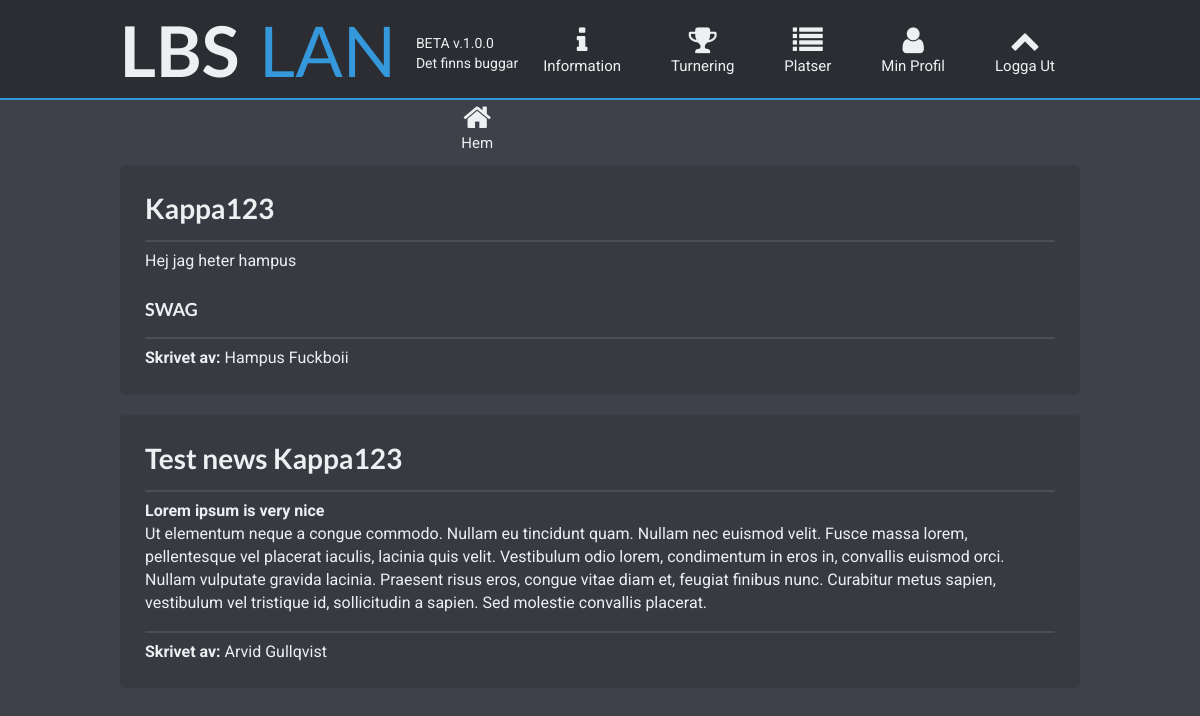
Page /home-loggedin (signed in) on the committed database.
### tables this page shows
CREATE TABLE IF NOT EXISTS `news` (
  `NewsID` int(11) NOT NULL,
  `Title` text NOT NULL,
  `Text` text NOT NULL,
  `Name` text NOT NULL
);

### php/classes.php (the view, shortened to what this page needs)
<?php
  class News
  {
    public function show_news() {
      include "mysql.php";
      $sql = "SELECT Title, Text, Name FROM news ORDER BY NewsID DESC";
      $result = $conn->query($sql);
      if ($result->num_rows > 0) {
        while ($row = $result->fetch_assoc()) {
          echo "<div class='news-content'>";
            echo "<h1>". $row['Title'] . "</h1>";
            echo "<hr>";
            echo "<p>" . $row['Text'] . "</p>";
            echo "<hr>";
            echo "<p><strong>Skrivet av: </strong>" . $row['Name'] . "</p>";
          echo "</div>";
        }
      }
    }
  }

### assets/css/main.css (style rules this page uses)
body { font-family: 'Roboto', sans-serif !important; background: #101010; color: #ecf0f1; }
body { background: #3e4149; }
.information .news-content { background: rgba(0, 0, 0, 0.1); margin: 20px auto; padding: 25px; width: 960px; font-size: 16px; border-radius: 5px; }
.information .news-content hr { border: 1px solid white; border-radius: 10px; opacity: 0.1; }

### rows in the picture
news: Title "Kappa123", Text "Hej jag heter hampus SWAG", Name "Hampus Fuckboii"
news: Title "Test news Kappa123", Text "Lorem ipsum is very nice Ut elementum neque a congue commodo. Nullam eu tincidunt quam. Nullam nec euismod velit. Fusce massa lorem, pellentesque vel placerat iaculis, lacinia quis velit. Vestibulum odio lorem, condimentum in eros in, convallis euismod orci. Nullam vulputate gravida lacinia. Praesent risus eros, congue vitae diam et, feugiat finibus nunc. Curabitur metus sapien, vestibulum vel tristique id, sollicitudin a sapien. Sed molestie convallis placerat.", Name "Arvid Gullqvist"
